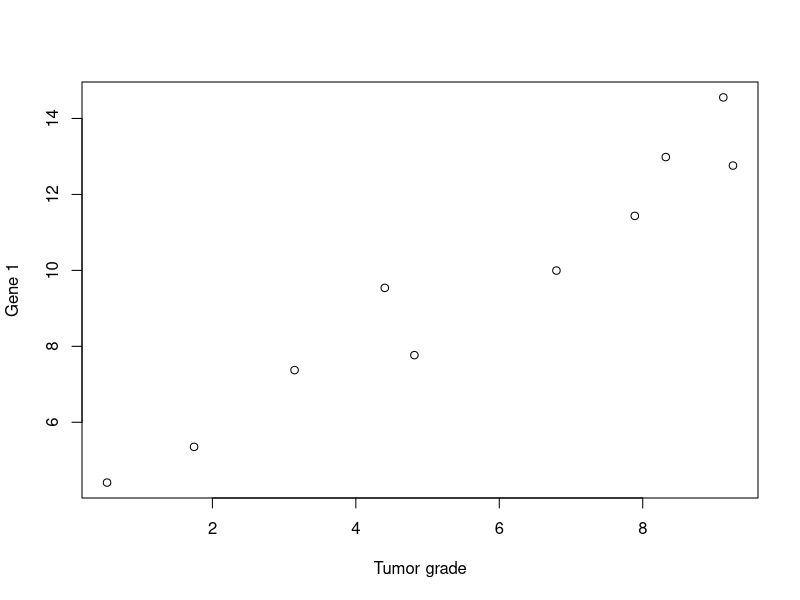
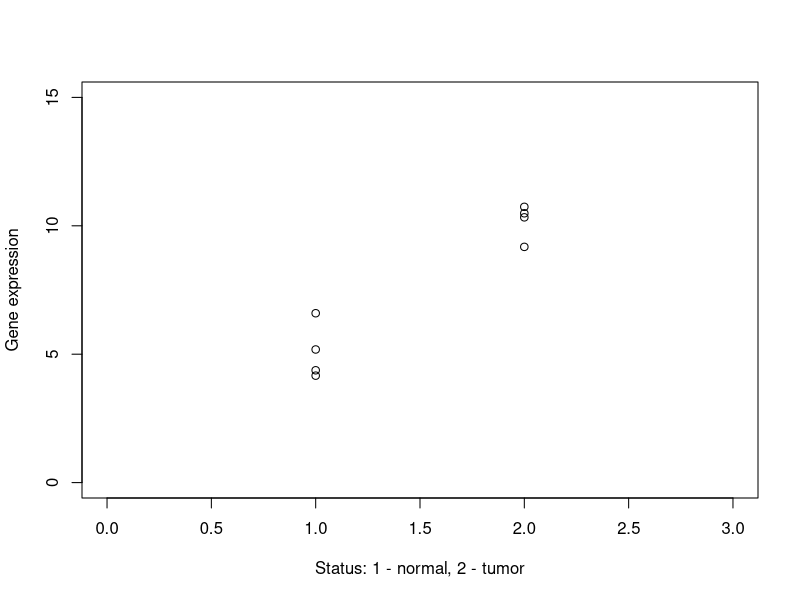
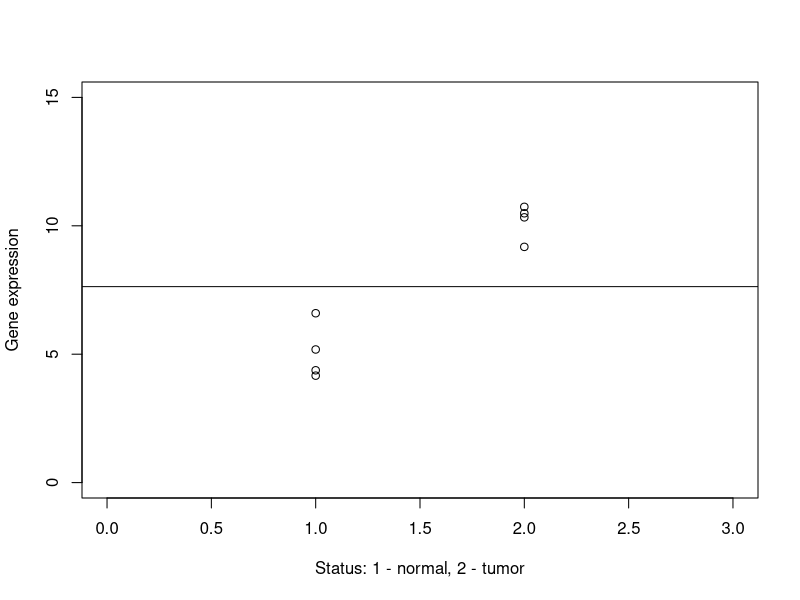
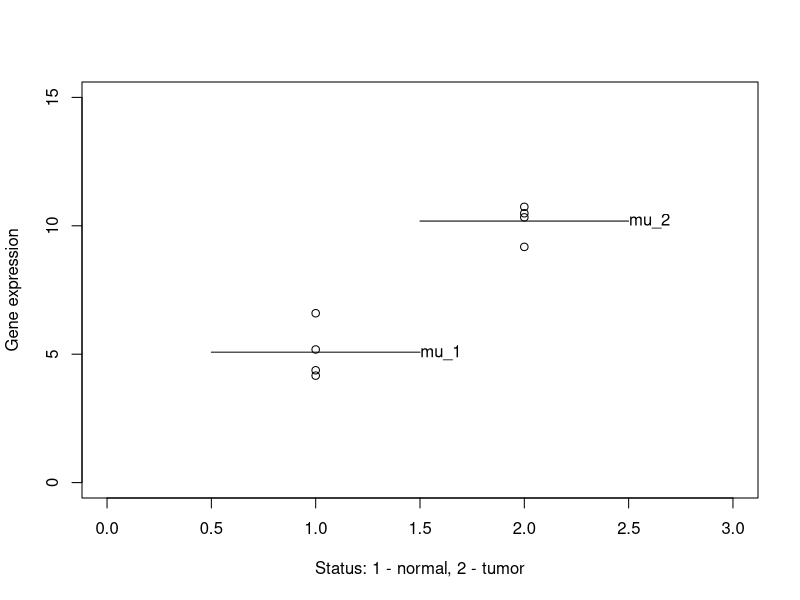
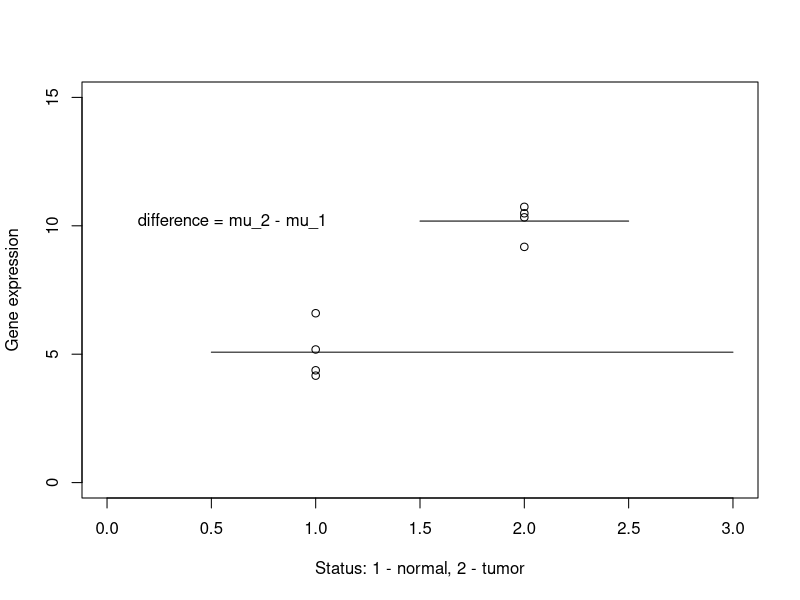
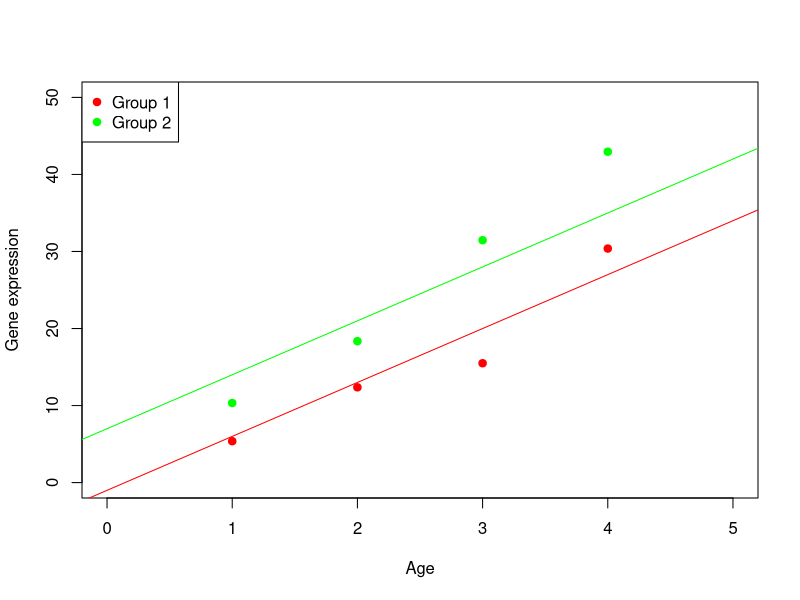
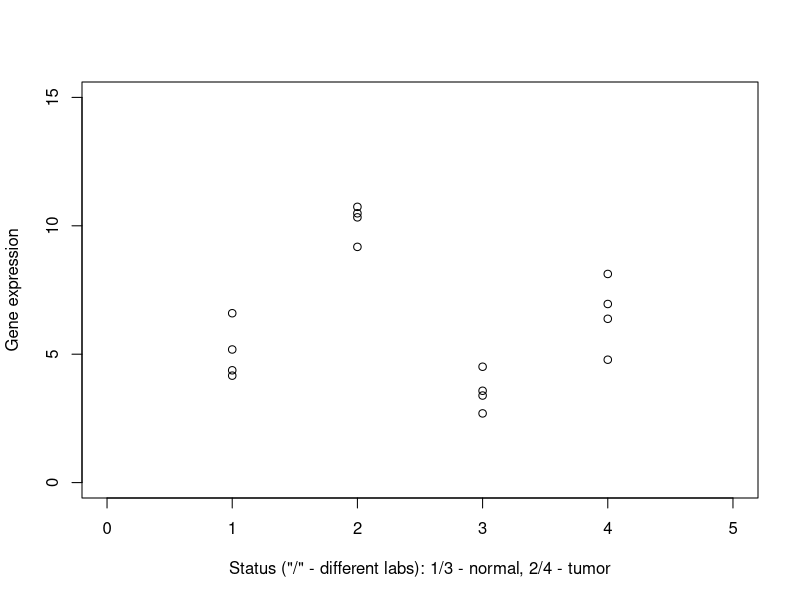
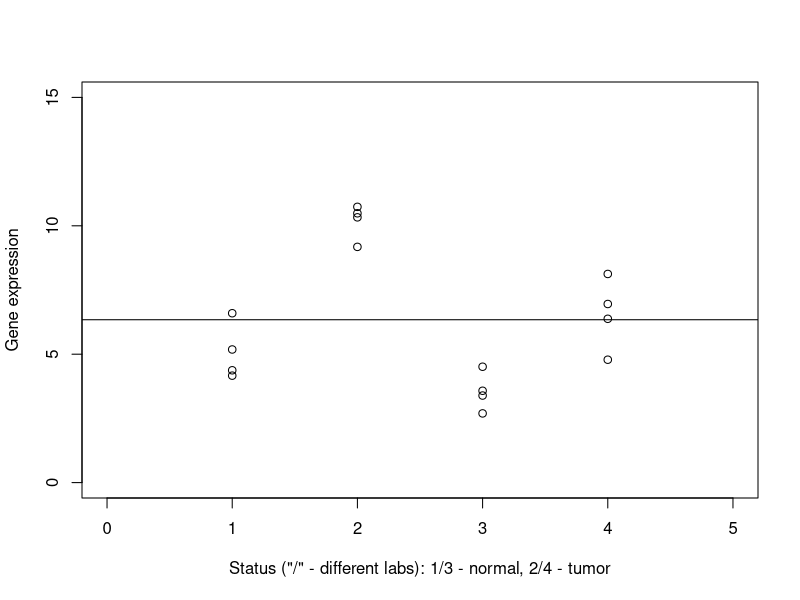

Generate these figures, in order, with R:
## ---- chunk 1
knitr::opts_chunk$set(echo = FALSE, message = FALSE, warning = FALSE )
## ---- chunk 2
library(dplyr)
## ---- chunk 3
set.seed(1)
x <- seq(1, 10) %>% jitter(amount = 1)
y <- seq(5, 14) %>% jitter(amount = 1)
plot(x, y, xlab = "Tumor grade", ylab = "Gene 1")
## ---- chunk 4
set.seed(1)
gene1 <- rnorm(4, 5)
gene2 <- rnorm(4, 10)
x <- c(rep(1, 4), rep(2, 4))
plot(x, c(gene1, gene2), xlim = c(0, 3), ylim = c(0, 15), xlab = ("Status: 1 - normal, 2 - tumor"), ylab = "Gene expression")
## ---- chunk 5
set.seed(1)
gene1 <- rnorm(4, 5)
gene2 <- rnorm(4, 10)
x <- c(rep(1, 4), rep(2, 4))
plot(x, c(gene1, gene2), xlim = c(0, 3), ylim = c(0, 15), xlab = ("Status: 1 - normal, 2 - tumor"), ylab = "Gene expression")
abline(h = mean(c(gene1, gene2)))
## ---- chunk 6
set.seed(1)
gene1 <- rnorm(4, 5)
gene2 <- rnorm(4, 10)
x <- c(rep(1, 4), rep(2, 4))
plot(x, c(gene1, gene2), xlim = c(0, 3), ylim = c(0, 15), xlab = ("Status: 1 - normal, 2 - tumor"), ylab = "Gene expression")
lines(x = c(0.5, 1.5), y = c(mean(gene1), mean(gene1)) )
lines(x = c(1.5, 2.5), y = c(mean(gene2), mean(gene2)) )
text(x = 1.6, y = mean(gene1), "mu_1")
text(x = 2.6, y = mean(gene2), "mu_2")
## ---- chunk 7
set.seed(1)
gene1 <- rnorm(4, 5)
gene2 <- rnorm(4, 10)
x <- c(rep(1, 4), rep(2, 4))
plot(x, c(gene1, gene2), xlim = c(0, 3), ylim = c(0, 15), xlab = ("Status: 1 - normal, 2 - tumor"), ylab = "Gene expression")
lines(x = c(0.5, 3.0), y = c(mean(gene1), mean(gene1)) )
lines(x = c(1.5, 2.5), y = c(mean(gene2), mean(gene2)) )
text(x = 0.6, y = mean(gene2), "difference = mu_2 - mu_1")
## ---- chunk 8
set.seed(1)
x <- 1:4
gene1 <- rnorm(4, 6) * x
gene2 <- rnorm(4, 10) * x
plot(x, gene1, col = "red", pch = 19, xlim = c(0, 5), ylim = c(0, 50), xlab = "Age", ylab = "Gene expression")
legend("topleft", legend = c("Group 1", "Group 2"), pch = c(19, 19), col = c("red", "green"))
points(x, gene2, col = "green", pch = 19)
abline(-1, 7, col = "red")
abline(7, 7, col = "green")
## ---- chunk 9
set.seed(1)
gene1 <- rnorm(4, 5)
gene2 <- rnorm(4, 10)
gene3 <- rnorm(4, 3)
gene4 <- rnorm(4, 7)
x <- c(rep(1, 4), rep(2, 4), rep(3, 4), rep(4, 4))
plot(x, c(gene1, gene2, gene3, gene4), xlim = c(0, 5), ylim = c(0, 15), xlab = ("Status (\"/\" - different labs): 1/3 - normal, 2/4 - tumor"), ylab = "Gene expression")
## ---- chunk 10
plot(x, c(gene1, gene2, gene3, gene4), xlim = c(0, 5), ylim = c(0, 15), xlab = ("Status (\"/\" - different labs): 1/3 - normal, 2/4 - tumor"), ylab = "Gene expression")
abline(h = mean(c(gene1, gene2, gene3, gene4)))
## ---- chunk 11
plot(x, c(gene1, gene2, gene3, gene4), xlim = c(0, 5), ylim = c(0, 15), xlab = ("Status (\"/\" - different labs): 1/3 - normal, 2/4 - tumor"), ylab = "Gene expression")
abline(h = mean(c(gene1, gene2, gene3, gene4)))
lines(x = c(2.5, 4.5), y = c(mean(c(gene3, gene4)), mean(c(gene3, gene4))))
## ---- chunk 12
plot(x, c(gene1, gene2, gene3, gene4), xlim = c(0, 5), ylim = c(0, 15), xlab = ("Status (\"/\" - different labs): 1/3 - normal, 2/4 - tumor"), ylab = "Gene expression")
abline(h = mean(c(gene1, gene2, gene3, gene4)))
lines(x = c(2.5, 4.5), y = c(mean(c(gene3, gene4)), mean(c(gene3, gene4))))
lines(x = c(1.5, 2.5), y = c(mean(c(gene2)), mean(c(gene2))))
lines(x = c(3.5, 4.5), y = c(mean(c(gene4)), mean(c(gene4))))
